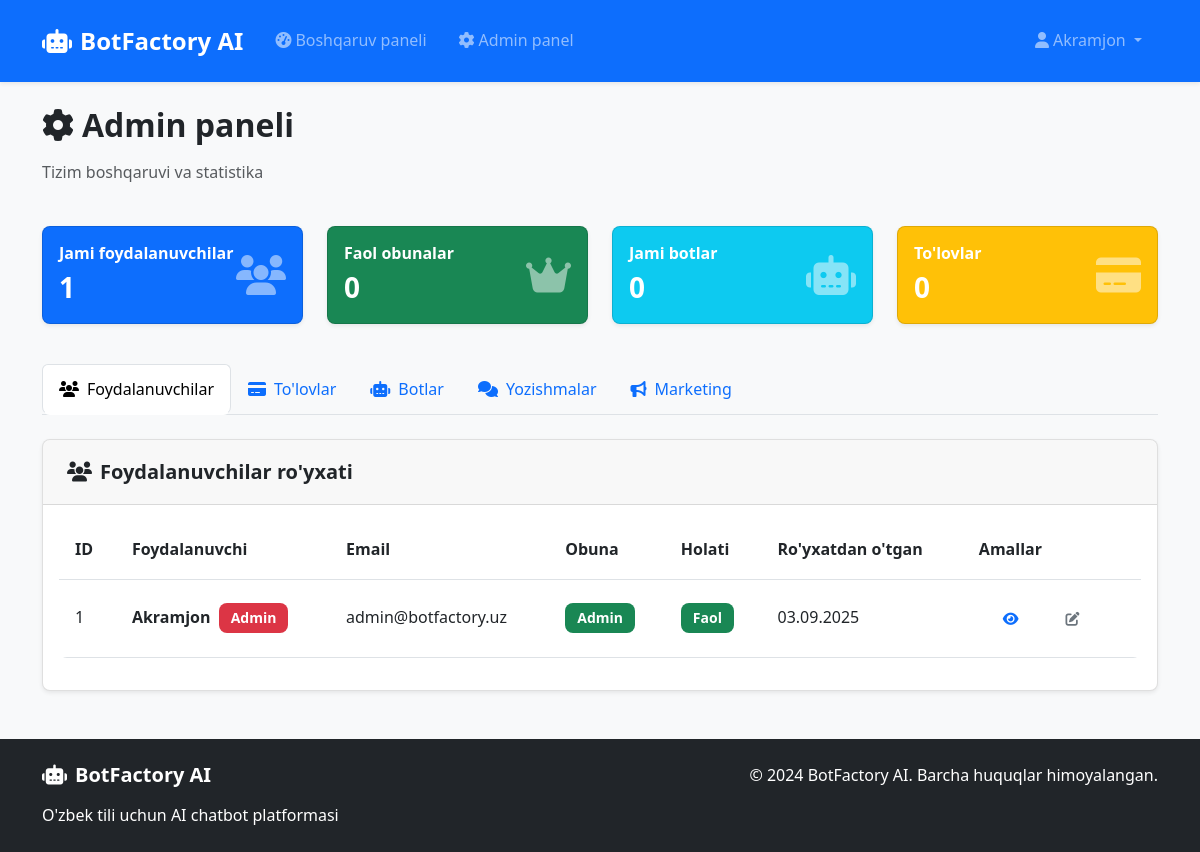
Page /admin/ (signed in) on the earlier database version.
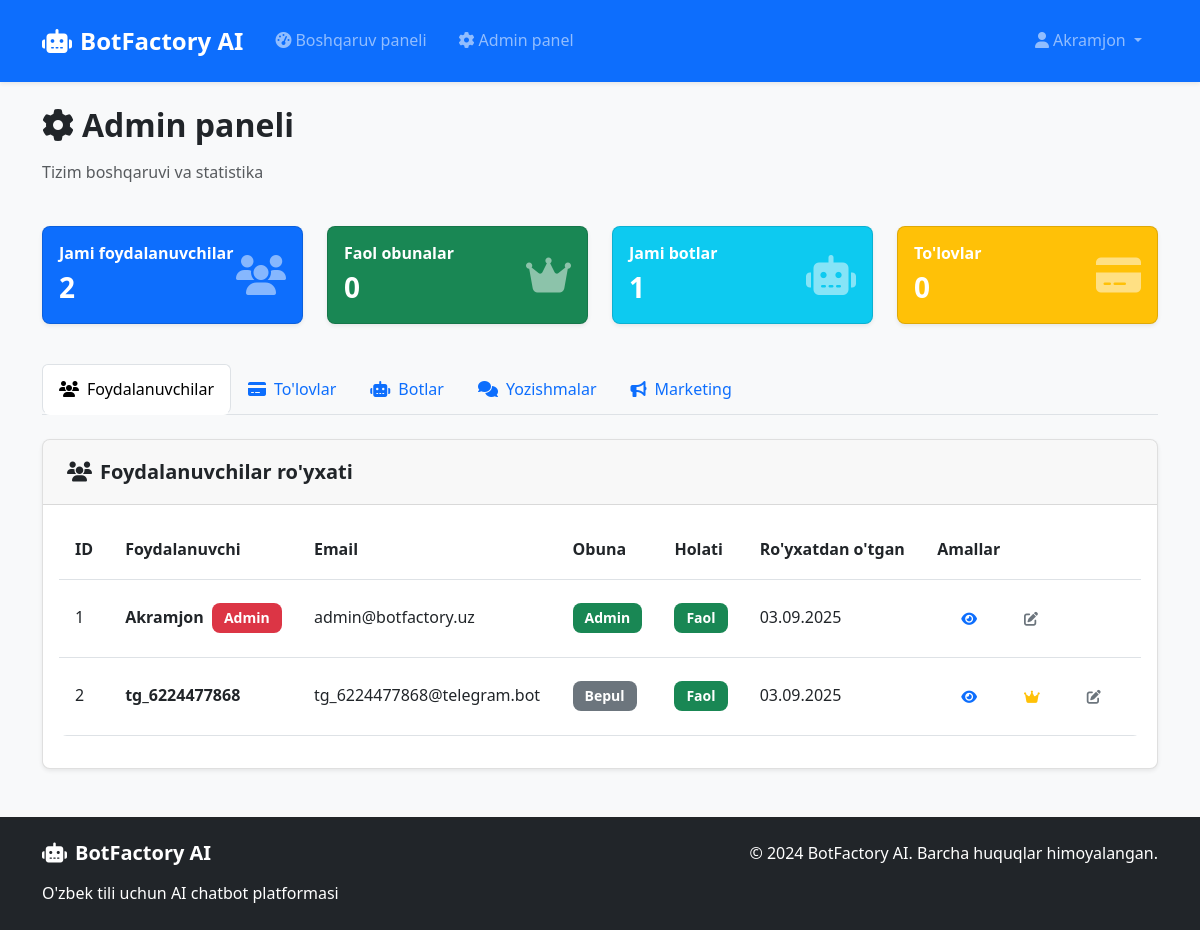
Same page on the later database version.
### models.py (models this page shows, shortened)
class User(UserMixin, db.Model):
    id = db.Column(db.Integer, primary_key=True)
    username = db.Column(db.String(64), unique=True, nullable=False)
    email = db.Column(db.String(120), unique=True, nullable=False)
    password_hash = db.Column(db.String(256), nullable=False)
    language = db.Column(db.String(2), default='uz')  # uz/ru/en
    subscription_type = db.Column(db.String(20), default='free')  # free/basic/premium/admin
    subscription_end_date = db.Column(db.DateTime)
    is_admin = db.Column(db.Boolean, default=False)
    _is_active = db.Column('is_active', db.Boolean, default=True)
    created_at = db.Column(db.DateTime, default=datetime.utcnow)
    telegram_id = db.Column(db.String(50), unique=True)
    instagram_id = db.Column(db.String(50), unique=True)
    whatsapp_number = db.Column(db.String(20), unique=True)
    phone_number = db.Column(db.String(20))
    admin_chat_id = db.Column(db.String(50))  # Admin telegram chat ID for notifications
    notification_channel = db.Column(db.String(100))  # Telegram channel for notifications
    notifications_enabled = db.Column(db.Boolean, default=False)
    bots = db.relationship('Bot', backref='owner', lazy=True, cascade='all, delete-orphan')
    payments = db.relationship('Payment', backref='user', lazy=True)
    @property
    def is_active(self):
        return self._is_active
    @is_active.setter
    def is_active(self, value):
        """Allow setting is_active"""
        self._is_active = value

### routes.py (the view)
@main_bp.route('/admin')
@main_bp.route('/admin/')
@login_required
def admin():
    if not current_user.is_admin:
        flash('Sizda admin huquqi yo\'q!', 'error')
        return redirect(url_for('main.dashboard'))
    users = User.query.all()
    payments = Payment.query.order_by(Payment.created_at.desc()).limit(50).all()
    bots = Bot.query.all()
    stats = {
        'total_users': User.query.count(),
        'active_subscriptions': User.query.filter(User.subscription_type.in_(['starter', 'basic', 'premium'])).count(),
        'total_bots': Bot.query.count(),
        'total_payments': Payment.query.filter_by(status='completed').count(),
        'monthly_revenue': Payment.query.filter(
            Payment.status == 'completed',
            Payment.created_at >= datetime.utcnow() - timedelta(days=30)
        ).count()
    }
    broadcasts = BroadcastMessage.query.order_by(BroadcastMessage.created_at.desc()).limit(10).all()
    chat_history = ChatHistory.query.order_by(ChatHistory.created_at.desc()).limit(50).all()
    return render_template('admin.html', users=users, payments=payments,
                         bots=bots, stats=stats, broadcasts=broadcasts, chat_history=chat_history)

### app.py (called while the page is built)
@app.after_request
def after_request(response):
    response.headers["Cache-Control"] = "no-cache, no-store, must-revalidate"
    response.headers["Pragma"] = "no-cache"
    response.headers["Expires"] = "0"
    return response

@login_manager.user_loader
def load_user(user_id):
    from models import User
    return User.query.get(int(user_id))

### templates/admin.html (shortened to what this page needs)
{% extends "base.html" %}
{% block content %}
<div class="row mb-4">
    <div class="col-12">
        <h2><i class="fas fa-cog me-2"></i>Admin paneli</h2>
        <p class="text-muted">Tizim boshqaruvi va statistika</p>
    </div>
</div>
<div class="row mb-4">
    <div class="col-md-3 mb-3">
        <div class="card bg-primary text-white">
            <div class="card-body">
                <div class="d-flex align-items-center">
                    <div class="flex-grow-1">
                        <h6 class="card-title">Jami foydalanuvchilar</h6>
                        <h3 class="mb-0">{{ stats.total_users }}</h3>
                    </div>
                    <div class="fs-1 opacity-50">
                        <i class="fas fa-users"></i>
                    </div>
                </div>
            </div>
        </div>
    </div>
    <div class="col-md-3 mb-3">
        <div class="card bg-success text-white">
            <div class="card-body">
                <div class="d-flex align-items-center">
                    <div class="flex-grow-1">
                        <h6 class="card-title">Faol obunalar</h6>
                        <h3 class="mb-0">{{ stats.active_subscriptions }}</h3>
                    </div>
                    <div class="fs-1 opacity-50">
                        <i class="fas fa-crown"></i>
                    </div>
                </div>
            </div>
        </div>
    </div>
    <div class="col-md-3 mb-3">
        <div class="card bg-info text-white">
            <div class="card-body">
                <div class="d-flex align-items-center">
                    <div class="flex-grow-1">
                        <h6 class="card-title">Jami botlar</h6>
                        <h3 class="mb-0">{{ stats.total_bots }}</h3>
                    </div>
                    <div class="fs-1 opacity-50">
                        <i class="fas fa-robot"></i>
                    </div>
                </div>
            </div>
        </div>
    </div>
    <div class="col-md-3 mb-3">
        <div class="card bg-warning text-white">
            <div class="card-body">
                <div class="d-flex align-items-center">
                    <div class="flex-grow-1">
                        <h6 class="card-title">To'lovlar</h6>
                        <h3 class="mb-0">{{ stats.total_payments }}</h3>
                    </div>
                    <div class="fs-1 opacity-50">
                        <i class="fas fa-credit-card"></i>
                    </div>
                </div>
            </div>
        </div>
    </div>
</div>
<ul class="nav nav-tabs mb-4" id="adminTabs" role="tablist">
    <li class="nav-item" role="presentation">
        <button class="nav-link active" id="users-tab" data-bs-toggle="tab" data-bs-target="#users" type="button">
            <i class="fas fa-users me-2"></i>Foydalanuvchilar
        </button>
    </li>
    <li class="nav-item" role="presentation">
        <button class="nav-link" id="payments-tab" data-bs-toggle="tab" data-bs-target="#payments" type="button">
            <i class="fas fa-credit-card me-2"></i>To'lovlar
        </button>
    </li>
    <li class="nav-item" role="presentation">
        <button class="nav-link" id="bots-tab" data-bs-toggle="tab" data-bs-target="#bots" type="button">
            <i class="fas fa-robot me-2"></i>Botlar
        </button>
    </li>
    <li class="nav-item" role="presentation">
        <button class="nav-link" id="chat-history-tab" data-bs-toggle="tab" data-bs-target="#chat-history" type="button">
            <i class="fas fa-comments me-2"></i>Yozishmalar
        </button>
    </li>
    <li class="nav-item" role="presentation">
        <button class="nav-link" id="marketing-tab" data-bs-toggle="tab" data-bs-target="#marketing" type="button">
            <i class="fas fa-bullhorn me-2"></i>Marketing
        </button>
    </li>
</ul>
<div class="tab-content" id="adminTabsContent">
    <div class="tab-pane fade show active" id="users" role="tabpanel">
        <div class="card">
            <div class="card-header">
                <h5 class="mb-0"><i class="fas fa-users me-2"></i>Foydalanuvchilar ro'yxati</h5>
            </div>
            <div class="card-body">
                <div class="table-responsive">
                    <table class="table table-hover">
                        <thead>
                            <tr>
                                <th>ID</th>
                                <th>Foydalanuvchi</th>
                                <th>Email</th>
                                <th>Obuna</th>
                                <th>Holati</th>
                                <th>Ro'yxatdan o'tgan</th>
                                <th>Amallar</th>
                            </tr>
                        </thead>
                        <tbody>
                            {% for user in users %}
                            <tr>
                                <td>{{ user.id }}</td>
                                <td>
                                    <strong>{{ user.username }}</strong>
                                    {% if user.is_admin %}
                                    <span class="badge bg-danger ms-1">Admin</span>
                                    {% endif %}
                                </td>
                                <td>{{ user.email }}</td>
                                <td>
                                    {% if user.subscription_type == 'free' %}
                                    <span class="badge bg-secondary">Bepul</span>
                                    {% elif user.subscription_type == 'basic' %}
                                    <span class="badge bg-primary">Basic</span>
                                    {% elif user.subscription_type == 'premium' %}
                                    <span class="badge bg-warning">Premium</span>
                                    {% elif user.subscription_type == 'admin' %}
                                    <span class="badge bg-success">Admin</span>
                                    {% endif %}
                                </td>
                                <td>
                                    {% if user.is_active %}
                                    <span class="badge bg-success">Faol</span>
                                    {% else %}
                                    <span class="badge bg-danger">Bloklangan</span>
                                    {% endif %}
                                </td>
                                <td>{{ user.created_at.strftime('%d.%m.%Y') }}</td>
                                <td>
                                    <div class="btn-group btn-group-sm">
                                        <button class="btn btn-outline-primary" title="Ko'rish">
                                            <i class="fas fa-eye"></i>
                                        </button>
                                        {% if user.subscription_type != 'admin' %}
                                        <button class="btn btn-outline-warning"
                                                title="Obunani o'zgartirish"
                                                data-bs-toggle="modal"
                                                data-bs-target="#changeSubscriptionModal"
                                                data-user-id="{{ user.id }}"
                                                data-user-name="{{ user.username }}"
                                                data-current-subscription="{{ user.subscription_type }}">
                                            <i class="fas fa-crown"></i>
                                        </button>
                                        {% endif %}
                                        <button class="btn btn-outline-secondary" title="Tahrirlash">
                                            <i class="fas fa-edit"></i>
                                        </button>
                                    </div>
                                </td>
                            </tr>
                            {% endfor %}
                        </tbody>
                    </table>
                </div>
            </div>
        </div>
    </div>
</div>
{% endblock %}

### templates/base.html (shortened to what this page needs)
<!DOCTYPE html>
<html lang="uz">
<head>
    <link href="https://cdn.jsdelivr.net/npm/bootstrap@5.3.0/dist/css/bootstrap.min.css" rel="stylesheet">
    <link href="https://cdnjs.cloudflare.com/ajax/libs/font-awesome/6.4.0/css/all.min.css" rel="stylesheet">
    <link href="{{ url_for('static', filename='css/style.css') }}" rel="stylesheet">
</head>
<body>
    <nav class="navbar navbar-expand-lg navbar-dark bg-primary">
        <div class="container">
            <a class="navbar-brand" href="{{ url_for('main.index') }}">
                <i class="fas fa-robot me-2"></i>BotFactory AI
            </a>
            <div class="collapse navbar-collapse" id="navbarNav">
                <ul class="navbar-nav me-auto">
                    {% if current_user.is_authenticated %}
                        <li class="nav-item">
                            <a class="nav-link" href="{{ url_for('main.dashboard') }}">
                                <i class="fas fa-tachometer-alt me-1"></i>Boshqaruv paneli
                            </a>
                        </li>
                        {% if current_user.is_admin %}
                        <li class="nav-item">
                            <a class="nav-link" href="{{ url_for('main.admin') }}">
                                <i class="fas fa-cog me-1"></i>Admin panel
                            </a>
                        </li>
                        {% endif %}
                    {% endif %}
                </ul>
                <ul class="navbar-nav">
                    {% if current_user.is_authenticated %}
                        <li class="nav-item dropdown">
                            <a class="nav-link dropdown-toggle" href="#" role="button" data-bs-toggle="dropdown">
                                <i class="fas fa-user me-1"></i>{{ current_user.username }}
                            </a>
                        </li>
                    {% endif %}
                </ul>
            </div>
        </div>
    </nav>
    <main class="container my-4">
        {% block content %}{% endblock %}
    </main>
    <footer class="bg-dark text-white py-4 mt-5">
        <div class="container">
            <div class="row">
                <div class="col-md-6">
                    <h5><i class="fas fa-robot me-2"></i>BotFactory AI</h5>
                    <p class="mb-0">O'zbek tili uchun AI chatbot platformasi</p>
                </div>
                <div class="col-md-6 text-md-end">
                    <p class="mb-0">&copy; 2024 BotFactory AI. Barcha huquqlar himoyalangan.</p>
                </div>
            </div>
        </div>
    </footer>
</body>
</html>

### static/css/style.css (style rules this page uses)
:root { --primary-color: #0d6efd; --secondary-color: #6c757d; --success-color: #198754; --warning-color: #ffc107; --danger-color: #dc3545; --info-color: #0dcaf0; --dark-color: #212529; --light-color: #f8f9fa; --gradient-primary: linear-gradient(135deg, #667eea 0%, #764ba2 100%); --gradient-success: linear-gradient(135deg, #4facfe 0%, #00f2fe 100%); --gradient-warning: linear-gradient(135deg, #fa709a 0%, #fee140 100%); --border-radius: 0.5rem; --box-shadow: 0 0.125rem 0.25rem rgba(0, 0, 0, 0.075); --box-shadow-lg: 0 1rem 3rem rgba(0, 0, 0, 0.175); }
body { font-family: 'Segoe UI', Tahoma, Geneva, Verdana, sans-serif; line-height: 1.6; background-color: #f8f9fa; }
h1, h2, h3, h4, h5, h6 { font-weight: 600; margin-bottom: 1rem; }
.btn { border-radius: var(--border-radius); font-weight: 500; padding: 0.75rem 1.5rem; transition: all 0.3s ease; border: none; text-decoration: none; }
.card { border-radius: var(--border-radius); box-shadow: var(--box-shadow); border: 1px solid rgba(0, 0, 0, 0.125); transition: all 0.3s ease; }
.card-header { border-radius: var(--border-radius) var(--border-radius) 0 0 !important; border-bottom: 1px solid rgba(0, 0, 0, 0.125); padding: 1.25rem 1.5rem; }
.navbar { box-shadow: var(--box-shadow); padding: 1rem 0; }
.navbar-brand { font-weight: 700; font-size: 1.5rem; }
.nav-link { font-weight: 500; padding: 0.75rem 1rem !important; border-radius: var(--border-radius); transition: all 0.3s ease; }
.table { border-radius: var(--border-radius); overflow: hidden; }
.table th { font-weight: 600; border-top: none; padding: 1rem; }
.table td { padding: 1rem; vertical-align: middle; }
.badge { padding: 0.5rem 0.75rem; font-size: 0.875rem; border-radius: var(--border-radius); }
footer { background-color: var(--dark-color) !important; margin-top: 3rem; }
.fade-in-up { animation: fadeInUp 0.6s ease-out; }

Differences in the rows shown:
added User: id "2", username "tg_6224477868", email "tg_6224477868@telegram.bot", subscription_type "Bepul", is_active "Faol", created_at "03.09.2025"
Other differences:
{{ stats.total_users }}: "1" → "2"
{{ stats.total_bots }}: "0" → "1"
